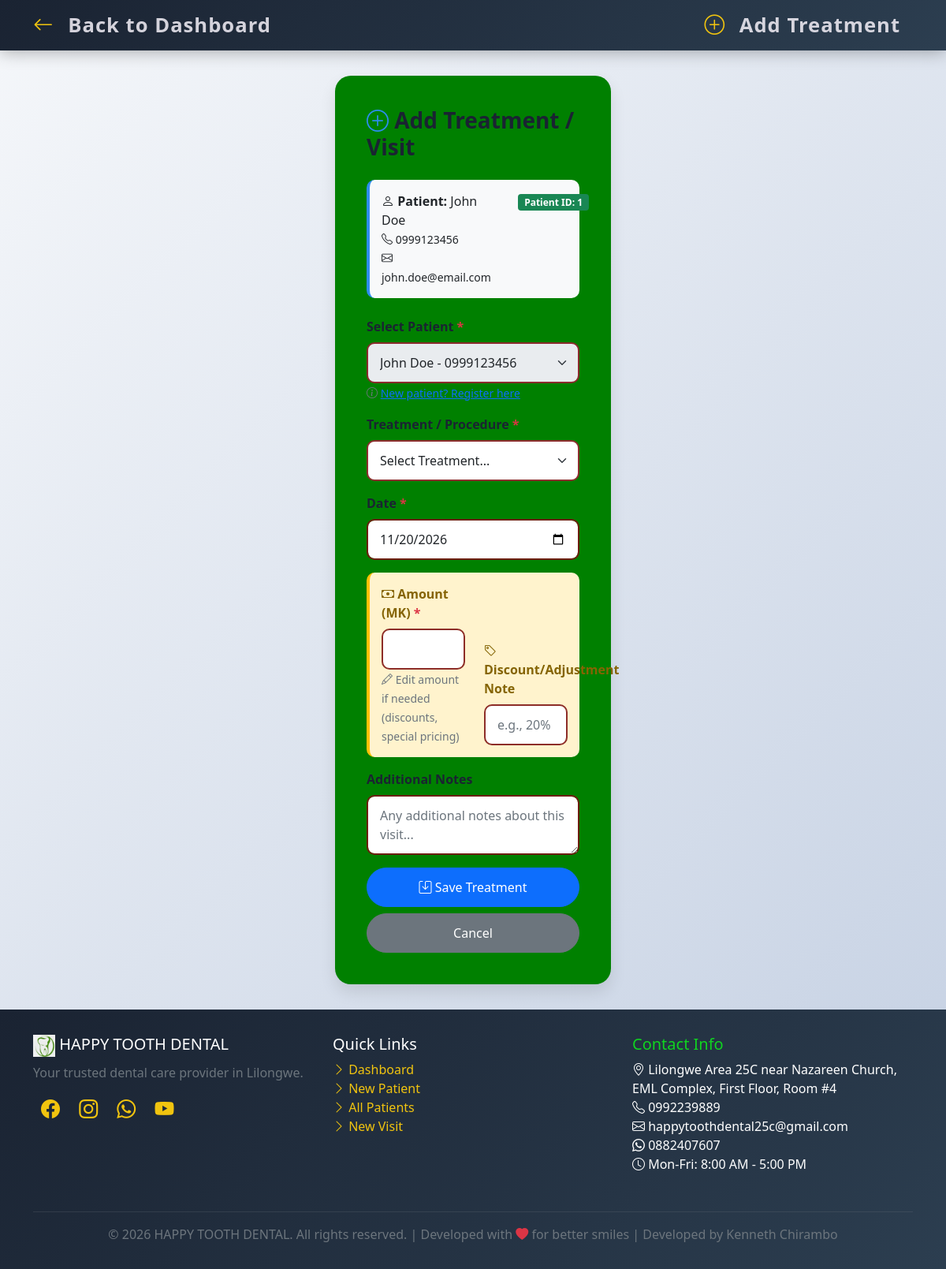
The page /add_visit.php?patient_id=1 (signed in) on the database its author committed.
### tables this page shows
CREATE TABLE patients (
    id INT PRIMARY KEY AUTO_INCREMENT,
    name VARCHAR(100) NOT NULL,
    phone VARCHAR(20),
    email VARCHAR(100),
    address TEXT,
    date_of_birth DATE,
    gender ENUM('Male', 'Female', 'Other'),
    created_at TIMESTAMP DEFAULT CURRENT_TIMESTAMP,
    updated_at TIMESTAMP DEFAULT CURRENT_TIMESTAMP ON UPDATE CURRENT_TIMESTAMP
);

### add_visit.php (the view, shortened to what this page needs)
<?php
require_once 'database.php';
$patient_id = isset($_GET['patient_id']) ? (int)$_GET['patient_id'] : 0;
$patients = [];
try {
    $stmt = $pdo->query("SELECT id, name, phone FROM patients ORDER BY name");
    $patients = $stmt->fetchAll();
} catch(PDOException $e) {
}
$selected_patient = null;
if ($patient_id > 0) {
    try {
        $stmt = $pdo->prepare("SELECT * FROM patients WHERE id = ?");
        $stmt->execute([$patient_id]);
        $selected_patient = $stmt->fetch();
    } catch(PDOException $e) {
    }
}
?>
<!DOCTYPE html>
<html lang="en">
<head>
    <link href="https://cdn.jsdelivr.net/npm/bootstrap@5.1.3/dist/css/bootstrap.min.css" rel="stylesheet">
    <link rel="stylesheet" href="https://cdn.jsdelivr.net/npm/bootstrap-icons@1.8.1/font/bootstrap-icons.css">
</head>
<body>
    <nav class="navbar navbar-expand-lg navbar-custom">
        <div class="container">
            <a href="index.php" class="navbar-brand">
                <i class="bi bi-arrow-left"></i> Back to Dashboard
            </a>
            <span class="navbar-brand">
                <i class="bi bi-plus-circle"></i> Add Treatment
            </span>
        </div>
    </nav>
    <div class="container flex-grow-1">
        <div class="form-card">
            <h3 class="mb-4"><i class="bi bi-plus-circle"></i> Add Treatment / Visit</h3>
            <?php if ($selected_patient): ?>
                <div class="patient-info-box">
                    <div class="row">
                        <div class="col-md-8">
                            <strong><i class="bi bi-person"></i> Patient:</strong> <?php echo htmlspecialchars($selected_patient['name']); ?>
                            <br>
                            <small><i class="bi bi-telephone"></i> <?php echo htmlspecialchars($selected_patient['phone']); ?></small>
                            <?php if ($selected_patient['email']): ?>
                                <br><small><i class="bi bi-envelope"></i> <?php echo htmlspecialchars($selected_patient['email']); ?></small>
                            <?php endif; ?>
                        </div>
                        <div class="col-md-4 text-md-end">
                            <span class="badge bg-success">Patient ID: <?php echo $selected_patient['id']; ?></span>
                        </div>
                    </div>
                </div>
            <?php endif; ?>
            <form method="POST" id="visitForm">
                <div class="mb-3">
                    <label for="patient_id" class="form-label">Select Patient <span class="required">*</span></label>
                    <select class="form-select" id="patient_id" name="patient_id" required <?php echo $patient_id > 0 ? 'disabled' : ''; ?>>
                        <?php foreach ($patients as $patient): ?>
                            <option value="<?php echo $patient['id']; ?>" <?php echo $patient_id == $patient['id'] ? 'selected' : ''; ?>>
                                <?php echo htmlspecialchars($patient['name']); ?> - <?php echo htmlspecialchars($patient['phone']); ?>
                            </option>
                        <?php endforeach; ?>
                    </select>
                    <small class="text-muted">
                        <i class="bi bi-info-circle"></i>
                        <a href="add_patient.php" target="_blank">New patient? Register here</a>
                    </small>
                </div>
                <div class="mb-3">
                    <label for="procedure_id" class="form-label">Treatment / Procedure <span class="required">*</span></label>
                    <select class="form-select" id="procedure_id" name="procedure_id" required onchange="updatePrice()">
                        <option value="">Select Treatment...</option>
                    </select>
                </div>
                <div class="mb-3">
                    <label for="visit_date" class="form-label">Date <span class="required">*</span></label>
                    <input type="date" class="form-control" id="visit_date" name="visit_date" value="<?php echo date('Y-m-d'); ?>" required>
                </div>
                <div class="price-edit-box">
                    <div class="row align-items-end">
                        <div class="col-md-6">
                            <label for="amount" class="form-label">
                                <i class="bi bi-cash"></i> Amount (MK) <span class="required">*</span>
                            </label>
                            <input type="number" class="form-control" id="amount" name="amount" step="100" min="0" required>
                            <small class="text-muted"><i class="bi bi-pencil"></i> Edit amount if needed (discounts, special pricing)</small>
                        </div>
                        <div class="col-md-6">
                            <label for="discount_note" class="form-label">
                                <i class="bi bi-tag"></i> Discount/Adjustment Note
                            </label>
                            <input type="text" class="form-control" id="discount_note" name="discount_note" placeholder="e.g., 20% discount, patient hardship">
                        </div>
                    </div>
                </div>
                <div class="mb-3 mt-3">
                    <label for="notes" class="form-label">Additional Notes</label>
                    <textarea class="form-control" id="notes" name="notes" rows="2" placeholder="Any additional notes about this visit..."></textarea>
                </div>
                <div class="d-grid gap-2">
                    <button type="submit" class="btn btn-primary btn-action">
                        <i class="bi bi-save"></i> Save Treatment
                    </button>
                    <a href="index.php" class="btn btn-secondary btn-action">Cancel</a>
                </div>
            </form>
        </div>
    </div>
    <footer class="footer">
        <div class="container">
            <div class="row">
                <div class="col-md-4 mb-3">
                    <h5><img src="Screenshot%20(1)_5509.jpg" alt="Happy Tooth Dental logo" class="brand-logo" style="width:28px;height:28px;"> <?php echo CLINIC_NAME; ?></h5>
                    <p class="text-muted">Your trusted dental care provider in Lilongwe.</p>
                    <div class="social-icons">
                        <a href="#"><i class="bi bi-facebook"></i></a>
                        <a href="#"><i class="bi bi-instagram"></i></a>
                        <a href="#"><i class="bi bi-whatsapp"></i></a>
                        <a href="#"><i class="bi bi-youtube"></i></a>
                    </div>
                </div>
                <div class="col-md-4 mb-3">
                    <h5>Quick Links</h5>
                    <ul class="list-unstyled">
                        <li><a href="index.php"><i class="bi bi-chevron-right"></i> Dashboard</a></li>
                        <li><a href="add_patient.php"><i class="bi bi-chevron-right"></i> New Patient</a></li>
                        <li><a href="patients.php"><i class="bi bi-chevron-right"></i> All Patients</a></li>
                        <li><a href="add_visit.php"><i class="bi bi-chevron-right"></i> New Visit</a></li>
                    </ul>
                </div>
                <div class="col-md-4 mb-3">
                    <h5 style="color: #10d420;">Contact Info</h5>
                    <ul class="list-unstyled">
                        <li><i class="bi bi-geo-alt"></i> <?php echo CLINIC_LOCATION; ?></li>
                        <li><i class="bi bi-telephone"></i> <?php echo CLINIC_CONTACT; ?></li>
                        <li><i class="bi bi-envelope"></i> happytoothdental25c@gmail.com</li>
                        <li><i class="bi bi-whatsapp"></i> 0882407607</li>
                        <li><i class="bi bi-clock"></i> Mon-Fri: 8:00 AM - 5:00 PM</li>
                    </ul>
                </div>
            </div>
            <hr class="bg-secondary">
            <div class="text-center text-muted">
                <p>&copy; <?php echo date('Y'); ?> <?php echo CLINIC_NAME; ?>. All rights reserved. | Developed with <i class="bi bi-heart-fill text-danger"></i> for better smiles | Developed by Kenneth Chirambo</p>
            </div>
        </div>
    </footer>
</body>
</html>

### add_visit.php (style rules this page uses)
:root { --primary-color: #1a2332; --secondary-color: #2d8cf0; --success-color: #28a745; }
body { font-family: 'Segoe UI', Tahoma, Geneva, Verdana, sans-serif; background: linear-gradient(135deg, #f5f7fa 0%, #c3cfe2 100%); min-height: 100vh; display: flex; flex-direction: column; }
.navbar-custom { background: linear-gradient(135deg, #1a2332 0%, #2c3e50 100%); box-shadow: 0 2px 20px rgba(0,0,0,0.3); }
.navbar-brand { font-weight: bold; color: #eeebf3e0 !important; font-size: 1.6rem; letter-spacing: 1px; }
.navbar-brand i { margin-right: 10px; color: #f1c40f; }
.form-card { background: green; border-radius: 20px; padding: 2.5rem; box-shadow: 0 10px 20px rgba(0,0,0,0.1); margin-top: 2rem; margin-bottom: 2rem; max-width: 350px; margin-left: auto; margin-right: auto; animation: fadeInUp 0.5s ease; }
.form-card h3 { color: var(--primary-color); font-weight: 600; }
.form-card h3 i { color: var(--secondary-color); }
.btn-action { border-radius: 25px; padding: 12px 30px; font-weight: 500; transition: all 0.3s; }
.form-control, .form-select { border-radius: 10px; padding: 12px 15px; border: 2px solid #7c1010de; transition: all 0.3s; }
.form-label { font-weight: 600; color: var(--primary-color); }
.required { color: #dc3545; }
.patient-info-box { background: #f8f9fa; border-radius: 10px; padding: 15px; border-left: 4px solid var(--secondary-color); margin-bottom: 1.5rem; }
.price-edit-box { background: #fff3cd; border-radius: 10px; padding: 15px; border-left: 4px solid #ffc107; margin-top: 1rem; }
.price-edit-box label { color: #856404; }
.footer { background: linear-gradient(135deg, #1a2332 0%, #2c3e50 100%); color: white; padding: 2rem 0 1rem; margin-top: auto; }
.footer a { color: #f1c40f; text-decoration: none; }
.footer .social-icons i { font-size: 1.5rem; margin: 0 10px; transition: all 0.3s; }

### rows shown on the page
patients: name "John Doe", phone "0999123456", email "john.doe@email.com", id "1"

### other values the page prints
CLINIC_NAME "HAPPY TOOTH DENTAL"
CLINIC_LOCATION "Lilongwe Area 25C near Nazareen Church, EML Complex, First Floor, Room #4"
CLINIC_CONTACT "0992239889"
form field patient_id "John Doe - 0999123456"
